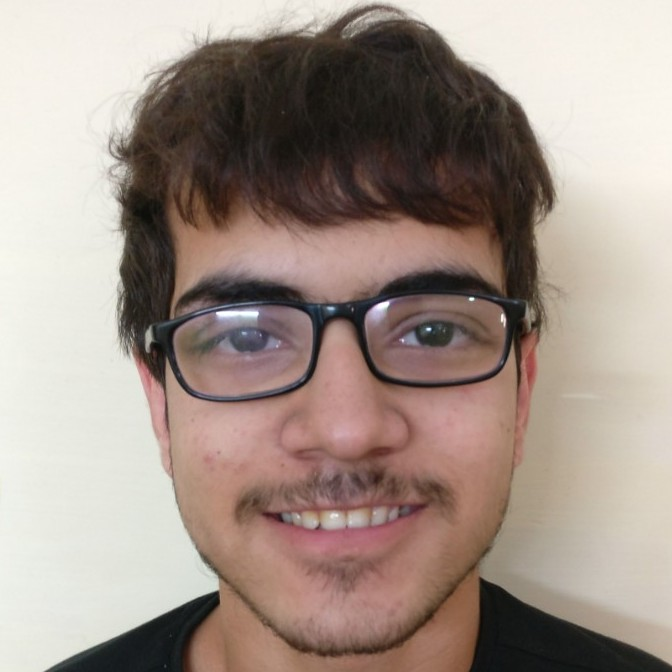
#> input picture Assignment6/dataset/train/Luv_4.jpg, 672 x 672 px; its folder holds only this picture in this run
$ jupyter execute --allow-errors sco_6_q2.ipynb
#> lines starting #> are read from the running program, lines starting #| are printed output that depends on the picture
[cell 1]
import cv2
import os
import numpy as np
import matplotlib.pyplot as plt

[cell 2]
#Input of dataset
directory_train = 'dataset/train/'
directory_test = 'dataset/test/'
data_train = []
labels = {}
i = 0
for file in os.listdir(directory_train):
    img = cv2.imread(directory_train+file)
#> img is the input picture: shape (672, 672, 3); mean B, G, R 137.6, 146.6, 161.9
    img = cv2.resize(img, (400,400))
#> img: shape (400, 400, 3)
    img = cv2.cvtColor(img, cv2.COLOR_BGR2GRAY)
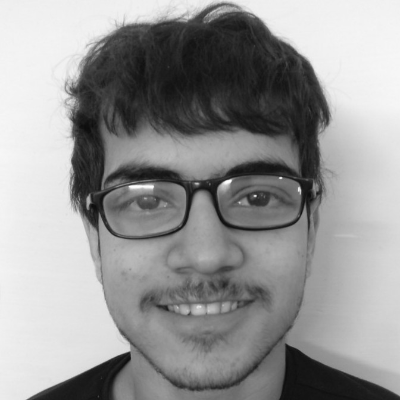
#> img: shape (400, 400); min 12, max 254, mean 150.1
    img = img.flatten()
    label = file.split('_')
    if label[0] in labels:
        labels[label[0]].append(i)
    else:
        labels[label[0]] = []
        labels[label[0]].append(i)
    i +=1
    data_train.append(img)
data_train = np.asarray(data_train)
print(data_train.shape)
#| (1, 160000)

[cell 3]
# plt.imshow(data_train[17].reshape((400,400)), cmap = 'gray')

[cell 4]
# Normalization and Training
mean = np.mean(data_train, axis = 0)
stddev = np.std(data_train, axis = 0)
average_data = (data_train - mean)
covarience = 1 /  len(average_data) * average_data@average_data.T
#> covarience = [0]
eigen_vectors,v,d = np.linalg.svd(covarience)
#> eigen_vectors = [1]; v = [0]; d = [1]
K = 30
Keigen_vectors = eigen_vectors[:,:K]
#> Keigen_vectors = [1]
eigen_faces = Keigen_vectors.T@average_data
weights = average_data@eigen_faces.T
#> weights = [0]
#LDA
scatter_within = np.zeros((K,K))
scatter_between = np.zeros((K,K))
#> (the rest of this cell did not finish here and is left out)


$ run again, on Assignment6/dataset/train/parag_2.jpg
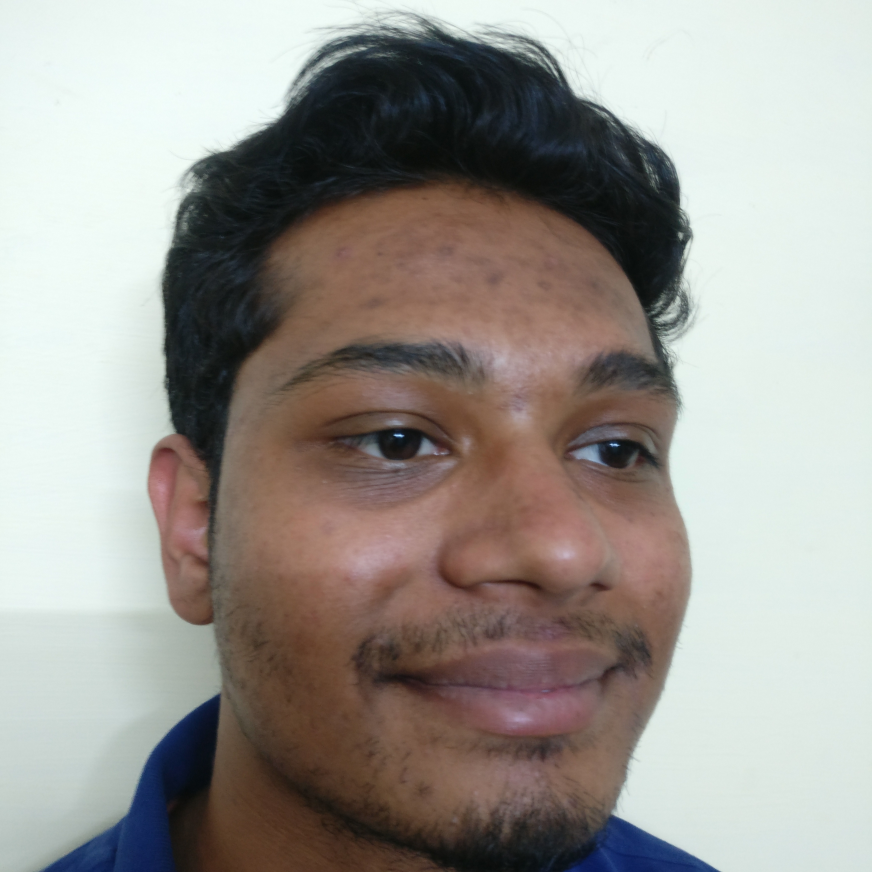
#> input picture Assignment6/dataset/train/parag_2.jpg, 3488 x 3488 px (shown at 1/4 size)
#> img is the input picture: shape (3488, 3488, 3); mean B, G, R 145.9, 151.4, 155.4
#> `img = cv2.resize(img, (400,400))`:
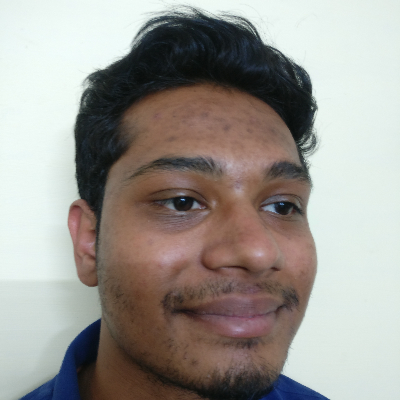
#> img: shape (400, 400, 3); mean B, G, R 145.8, 151.3, 155.3
#> `img = cv2.cvtColor(img, cv2.COLOR_BGR2GRAY)`:
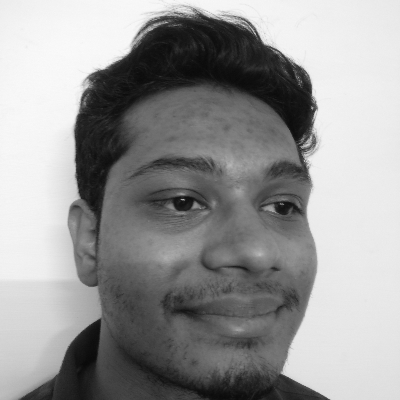
#> img: shape (400, 400); min 9, max 250, mean 151.8
#| (1, 160000)
#> covarience = [0]
#> eigen_vectors = [1]; v = [0]; d = [1]
#> weights = [0]

$ run again, on Assignment6/dataset/train/parag_4.jpg
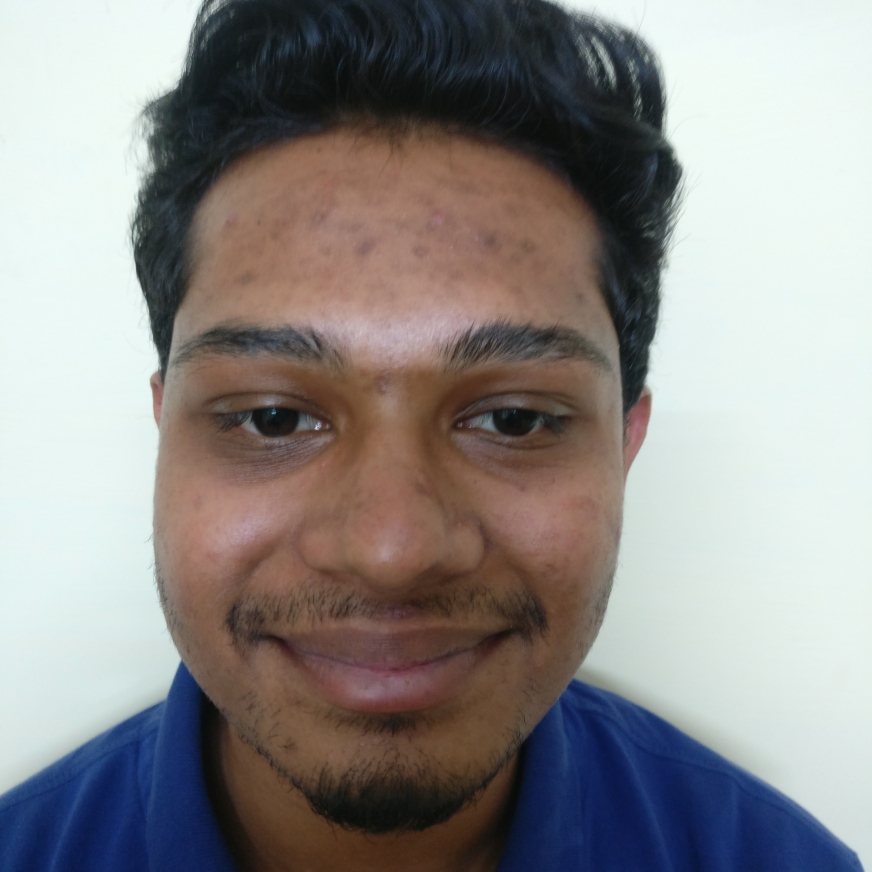
#> input picture Assignment6/dataset/train/parag_4.jpg, 3488 x 3488 px (shown at 1/4 size)
#> img is the input picture: shape (3488, 3488, 3); mean B, G, R 136.6, 137.9, 141.2
#> `img = cv2.resize(img, (400,400))`:
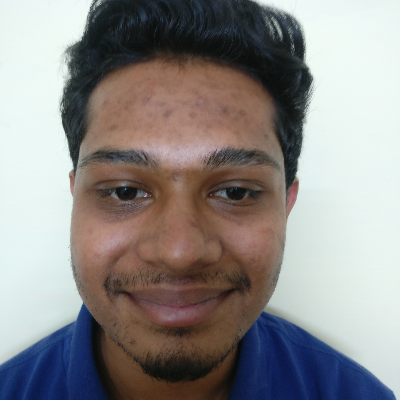
#> img: shape (400, 400, 3); mean B, G, R 136.5, 137.8, 141.1
#> `img = cv2.cvtColor(img, cv2.COLOR_BGR2GRAY)`:
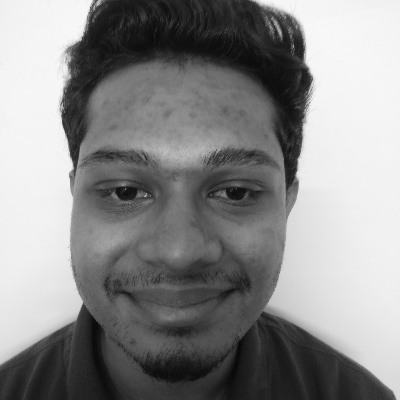
#> img: shape (400, 400); min 8, max 249, mean 138.6
#| (1, 160000)
#> covarience = [0]
#> eigen_vectors = [1]; v = [0]; d = [1]
#> weights = [0]

$ run again, on Assignment6/dataset/train/pranav_3.jpg
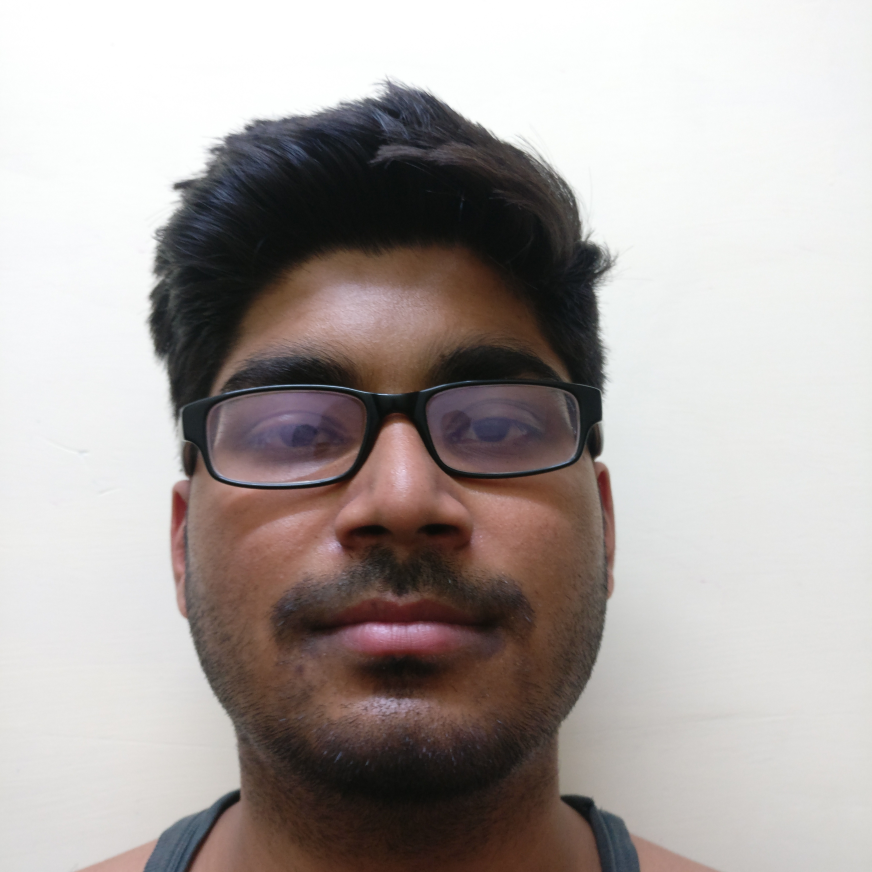
#> input picture Assignment6/dataset/train/pranav_3.jpg, 3488 x 3488 px (shown at 1/4 size)
#> img is the input picture: shape (3488, 3488, 3); mean B, G, R 162.3, 164.9, 171.9
#> `img = cv2.resize(img, (400,400))`:
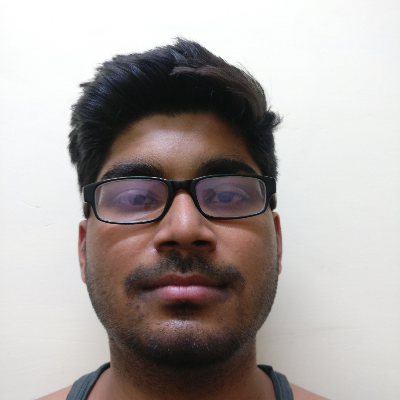
#> img: shape (400, 400, 3); mean B, G, R 162.3, 164.8, 171.8
#> `img = cv2.cvtColor(img, cv2.COLOR_BGR2GRAY)`:
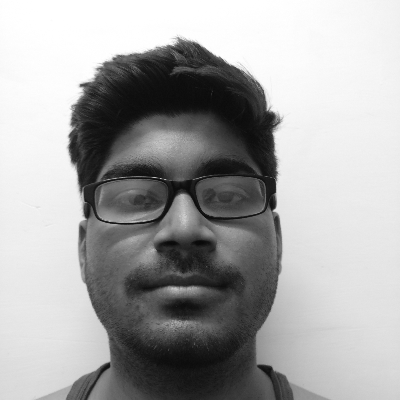
#> img: shape (400, 400); min 9, max 255, mean 166.6
#| (1, 160000)
#> covarience = [0]
#> eigen_vectors = [1]; v = [0]; d = [1]
#> weights = [0]

$ run again, on Assignment6/dataset/train/aswin_1.jpg
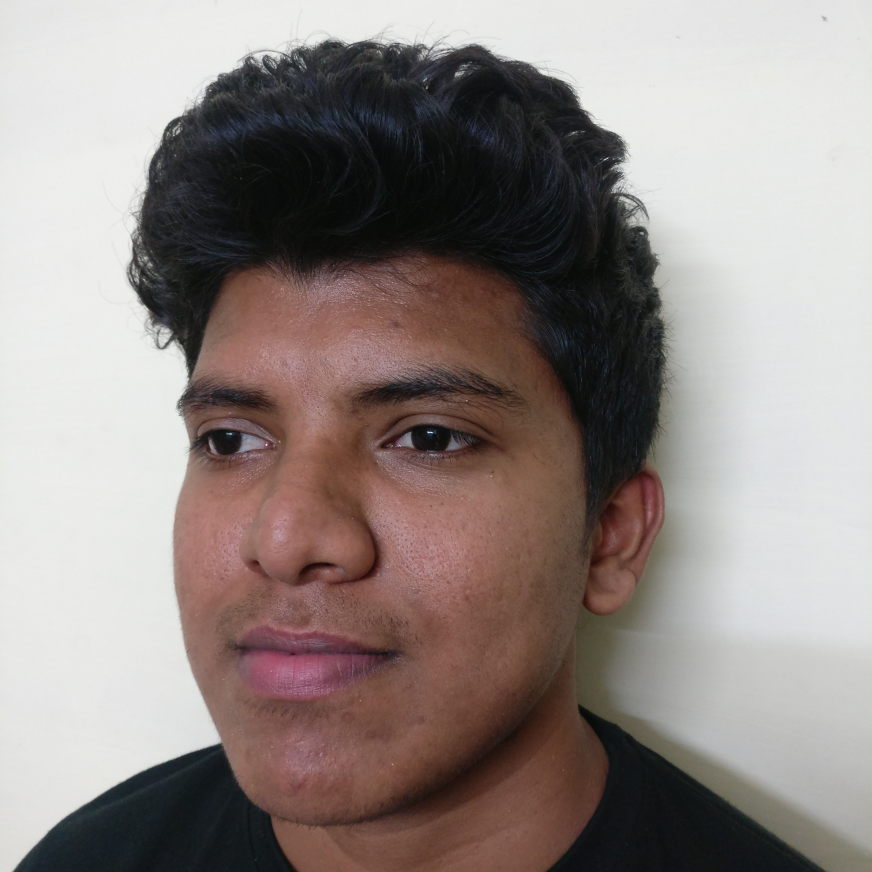
#> input picture Assignment6/dataset/train/aswin_1.jpg, 3488 x 3488 px (shown at 1/4 size)
#> img is the input picture: shape (3488, 3488, 3); mean B, G, R 132.2, 135.6, 145.8
#> `img = cv2.resize(img, (400,400))`:
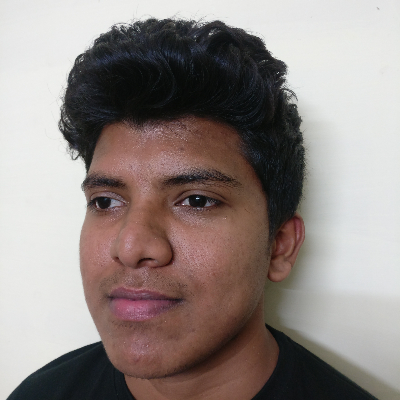
#> img: shape (400, 400, 3); mean B, G, R 132.1, 135.6, 145.7
#> `img = cv2.cvtColor(img, cv2.COLOR_BGR2GRAY)`:
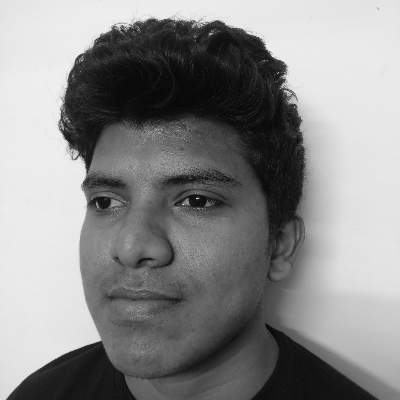
#> img: shape (400, 400); min 7, max 251, mean 138.2
#| (1, 160000)
#> covarience = [0]
#> eigen_vectors = [1]; v = [0]; d = [1]
#> weights = [0]
